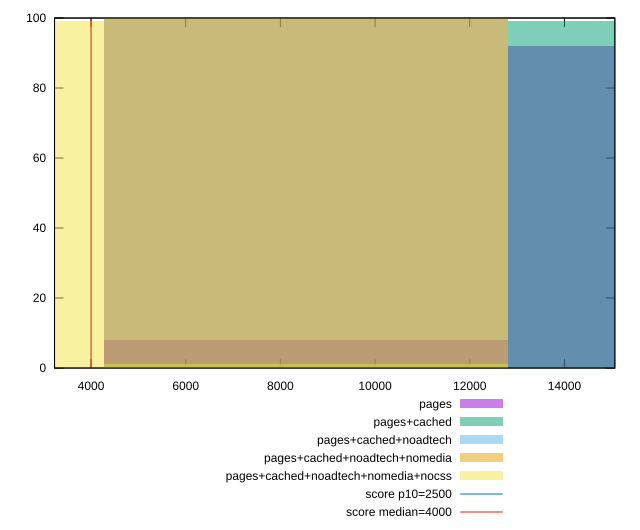

Reproduce this figure in gnuplot.
reset

$pages <<EOF
17089.914537016473 92
8544.957268508237 8
EOF

$pagesCached <<EOF
8544.957268508237 1
17089.914537016473 99
EOF

$pagesCachedNoadtech <<EOF
8544.957268508237 100
EOF

$pagesCachedNoadtechNomedia <<EOF
8544.957268508237 100
EOF

$pagesCachedNoadtechNomediaNocss <<EOF
0 99
8544.957268508237 1
EOF

set key outside below
set boxwidth 8544.957268508237
set xrange [3229.3085:15064.08195]
set yrange [0:100]
set trange [0:100]
set style fill transparent solid 0.5 noborder

set parametric
set terminal svg size 640, 530 enhanced background rgb 'white'
set output "report_00018_2021-02-10T15-25-16.877Z/largest-contentful-paint/comparison/histogram/all_raw.svg"

plot $pages title "pages" with boxes, \
     $pagesCached title "pages+cached" with boxes, \
     $pagesCachedNoadtech title "pages+cached+noadtech" with boxes, \
     $pagesCachedNoadtechNomedia title "pages+cached+noadtech+nomedia" with boxes, \
     $pagesCachedNoadtechNomediaNocss title "pages+cached+noadtech+nomedia+nocss" with boxes, \
     2500,t title "score p10=2500", \
     4000,t title "score median=4000"

reset
